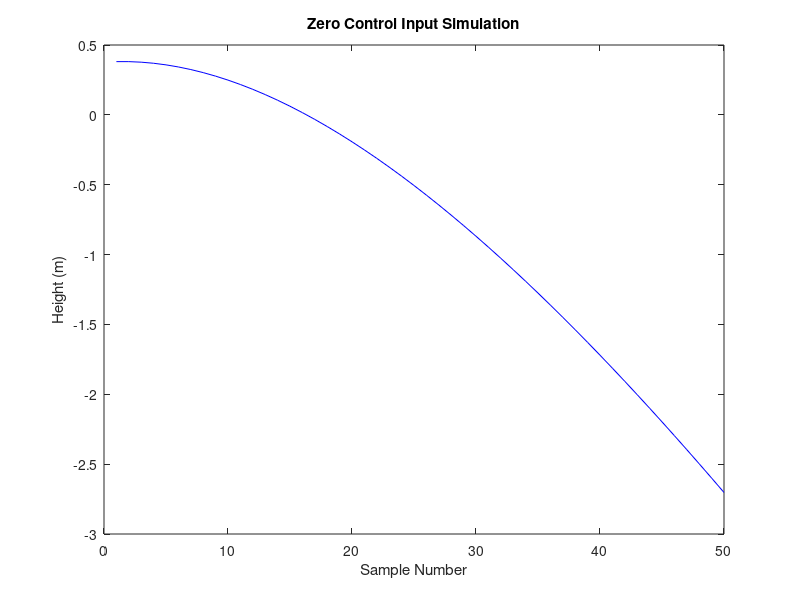
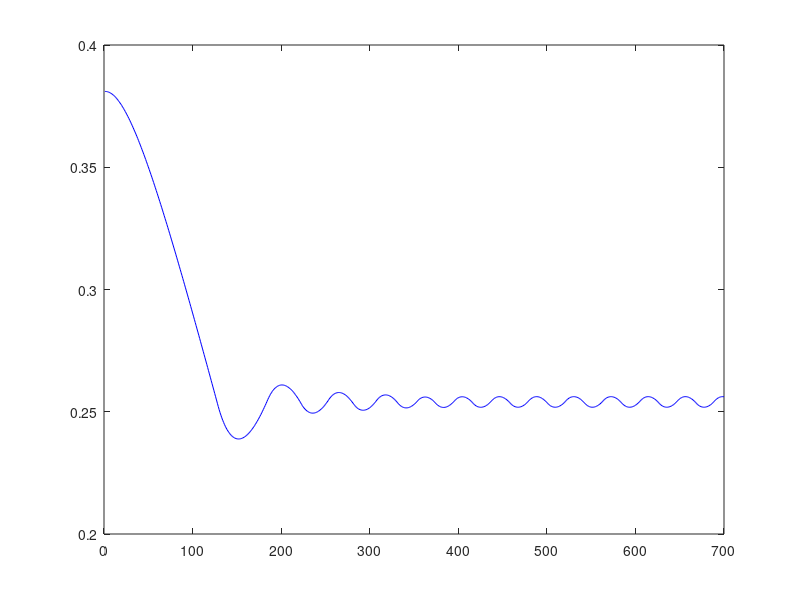

Reproduce these figures in MATLAB, in order. (Note: this script raises an error after producing the figures.)
%% Paramters

M = 0.0027; % mass (kg)
Cd = 0.5; % drag coefficient
p = 1.225; % air density (kg/m^3)
A = 1.26 * 10^-3; % cross sectional area (m^2)
g = 9.81; % acceleration due to gravity (m/s^2)
B = 0.5 * Cd * p * A; % beta constant
T = 0.02; % sampling period (s)

%% Zero Control Input

n = 50; % number of samples
x1 = zeros(1,n); % initialize velocity matrix
x2 = zeros(1,n); % initialize position matrix
x1(1) = 0; % start at rest
x2(1) = 0.381; % start at 0.381 m

% loop through number of samples
for i = 1:n-1
    x1(i+1) = x1(i) - g * T - (1/M) * 10 * B * x1(i) * T; % update velocity matrix
    x2(i+1) = x2(i) + x1(i) * T; % update position matrix
end

figure
plot(1:n, x2, 'b') % plot position 
title("Zero Control Input Simulation")
xlabel("Sample Number")
ylabel("Height (m)")

%% Relay Control 

n = 700; % number of samples
x1 = zeros(1,n); % initialize velocity matrix
x2 = zeros(1,n); % initialize position matrix
x1(1) = 0; % start at rest
x2(1) = 0.381; % start at 0.381 m

desired_height = 0.254; 
baseline = M * g; % baseline equal to weight
incremental = 0.01 * M * g; % incremental equal to 1% of weight
u = zeros(1,n-1); % initialize control input matrix

% loop through number of samples
for i = 1:n-1
    error = desired_height - x2(i); % calculate error
    
    % relay control logic
    if error > 0
        u(i) = baseline + incremental; % increase control input if below desired height
    else
        u(i) = baseline - incremental; % decrease control input if above desired height
    end

    x1(i+1) = x1(i) - g * T - (1/M) * 10 * B * x1(i) * T + (1/M) * u(i) * T; % update velocity matrix
    x2(i+1) = x2(i) + x1(i) * T; % update position matrix
end

figure
plot(1:n, x2, 'b') % plot position
ylim([0.2 0.4])
yline(desired_height, "r",'LineWidth', 2) % plot desired height line
ss = mean(x2(400:end)); % calculate steady state error
yline(ss, 'k') % plot steady state
peak = min(x2); % calculate peak overshoot
yline(peak, 'g') % plot peak overshoot line
% calculate and plot + or - 2% steady state 
ss_max = ss * 1.02;
ss_min = ss * 0.98;
yline(ss_max, 'k', 'Label', '+2')
yline(ss_min, 'k', 'Label', '-2', 'LabelVerticalAlignment','bottom')
title("Relay Control Simulation")
xlabel("Sample Number")
ylabel("Height (m)") 
legend("Height Reading", "Desired Height", "Steady State", "Peak Overshoot")

figure
plot(1:n-1, u) % plot control input 
yline(baseline, 'k', 'LineWidth', 2) % plot baseline line
ylim([0.026 0.027])
title("Relay Control Input Response")
xlabel("Sample Number")
ylabel("Control Input") 
legend("Control Input", "Baseline Control Input")

%% Relay Control with 99% Baseline

n = 700; % number of samples
x1 = zeros(1,n); % initialize velocity matrix
x2 = zeros(1,n); % initialize position matrix
x1(1) = 0; % start at rest
x2(1) = 0.381; % start at 0.381 m

desired_height = 0.254; 
baseline = 0.99* M * g; % baseline equal to 99% of weight
incremental = 0.01 * M * g; % incremental equal to 1% of weight
u = zeros(1,n-1); % initialize control input matrix

% loop through number of samples
for i = 1:n-1
    error = desired_height - x2(i); % calculate error
    
    % relay control logic
    if error > 0
        u(i) = baseline + incremental; % increase control input if below desired height
    else
        u(i) = baseline - incremental; % decrease control input if above desired height
    end

    x1(i+1) = x1(i) - g * T - (1/M) * 10 * B * x1(i) * T + (1/M) * u(i) * T; % update velocity matrix
    x2(i+1) = x2(i) + x1(i) * T; % update position matrix
end

figure
plot(1:n, x2, 'b') % plot position
ylim([0.1 0.4])
yline(desired_height, "r",'LineWidth', 2) % plot desired height line
ss = mean(x2(400:end)); % calculate steady state error
yline(ss, 'k') % plot steady state
peak = min(x2); % calculate peak overshoot
yline(peak, 'g') % plot peak overshoot line
% calculate and plot + or - 2% steady state 
ss_max = ss * 1.02;
ss_min = ss * 0.98;
yline(ss_max, 'k', 'Label', '+2')
yline(ss_min, 'k', 'Label', '-2', 'LabelVerticalAlignment','bottom')
title("Relay Control 99% Simulation")
xlabel("Sample Number")
ylabel("Height (m)") 
legend("Height Reading", "Desired Height", "Steady State", "Peak Overshoot")

figure
plot(1:n-1, u) % plot control input 
yline(baseline, 'k', 'LineWidth', 2) % plot baseline line
ylim([0.025 0.028])
title("Relay Control Input 99% Response")
xlabel("Sample Number")
ylabel("Control Input") 
legend("Control Input", "Baseline Control Input")

%% P Control 

n = 700; % number of samples
x1 = zeros(1,n); % initialize velocity matrix
x2 = zeros(1,n); % initialize position matrix
x1(1) = 0; % start at rest
x2(1) = 0.381; % start at 0.381 m

Kp = 0.01; % proportional gain
desired_height = 0.254;
baseline = M * g; % baseline equal to weight
u = zeros(1,n-1); % initialize control input matrix

% loop through number of samples
for i = 1:n-1
    error = desired_height - x2(i); % calculate error

    u(i) = baseline + Kp * error; % proportional control

    x1(i+1) = x1(i) - g * T - (1/M) * 10 * B * x1(i) * T + (1/M) * u(i) * T; % update velocity matrix
    x2(i+1) = x2(i) + x1(i) * T; % update position matrix
end

figure
plot(1:n, x2, 'b') % plot position
ylim([0.2 0.4])
yline(desired_height, "r",'LineWidth', 2) % plot desired height line
ss = mean(x2(500:end)); % calculate steady state error
yline(ss, 'k') % plot steady state
peak = min(x2); % calculate peak overshoot
yline(peak, 'g') % plot peak overshoot line
% calculate and plot + or - 2% steady state
ss_max = ss * 1.02;
ss_min = ss * 0.98;
yline(ss_max, 'k', 'Label', '+2')
yline(ss_min, 'k', 'Label', '-2', 'LabelVerticalAlignment','bottom')
title("P Control Simulation")
xlabel("Sample Number")
ylabel("Height (m)") 
legend("Height Reading", "Desired Height", "Steady State", "Peak Overshoot")

figure
plot(1:n-1, u) % plot control input 
yline(baseline, 'k', 'LineWidth', 2) % plot baseline line
ylim([0.025 0.03])
title("P Control Input Response")
xlabel("Sample Number")
ylabel("Control Input") 
legend("Control Input", "Baseline Control Input")

%% P Control with 90% Baseline

n = 700; % number of samples
x1 = zeros(1,n); % initialize velocity matrix
x2 = zeros(1,n); % initialize position matrix
x1(1) = 0; % start at rest
x2(1) = 0.381; % start at 0.381 m

Kp = 0.01; % proportional gain
desired_height = 0.254;
baseline = 0.9 * M * g; % baseline equal to 90% of weight
u = zeros(1,n-1); % initialize control input matrix

% loop through number of samples
for i = 1:n-1
    error = desired_height - x2(i); % calculate error

    u(i) = baseline + Kp * error; % proportional control

    x1(i+1) = x1(i) - g * T - (1/M) * 10 * B * x1(i) * T + (1/M) * u(i) * T; % update velocity matrix
    x2(i+1) = x2(i) + x1(i) * T; % update position matrix
end

figure
plot(1:n, x2, 'b') % plot position
ylim([-0.2 0.4])
yline(desired_height, "r",'LineWidth', 2) % plot desired height line
ss = mean(x2(500:end)); % calculate steady state error
yline(ss, 'k') % plot steady state
peak = min(x2); % calculate peak overshoot
yline(peak, 'g') % plot peak overshoot line
% calculate and plot + or - 2% steady state
ss_max = ss * 1.02;
ss_min = ss * 0.98;
yline(ss_max, 'k', 'Label', '+2')
yline(ss_min, 'k', 'Label', '-2', 'LabelVerticalAlignment','bottom')
title("P Control 90% Simulation")
xlabel("Sample Number")
ylabel("Height (m)") 
legend("Height Reading", "Desired Height", "Steady State", "Peak Overshoot")

figure
plot(1:n-1, u) % plot control input 
yline(baseline, 'k', 'LineWidth', 2) % plot baseline line
ylim([0.02 0.03])
title("P Control Input 90% Response")
xlabel("Sample Number")
ylabel("Control Input") 
legend("Control Input", "Baseline Control Input")

%% PI Control

n = 700; % number of samples
x1 = zeros(1,n); % initialize velocity matrix
x2 = zeros(1,n); % initialize position matrix
x1(1) = 0; % start at rest
x2(1) = 0.381; % start at 0.381 m

Kp = 0.1; % proportional gain
Ki = 0.05; % integral grain
dVi = zeros(1,n); % integral incremnt
desired_height = 0.254;
baseline = M * g; % baseline equal to weight
u = zeros(1,n-1); % initialize control input matrix

% loop through number of samples
for i = 2:n
    error = desired_height - x2(i-1); % calculate error

    dVp = Kp * error; % increment iaw proportional control
    dVi(i) = dVi(i-1) + Ki * error * 0.02; % increment iaw integral control 
    u(i-1) = baseline + dVp + dVi(i); % proportional and integral control

    x1(i) = x1(i-1) - g * T - (1/M) * 10 * B * x1(i-1) * T + (1/M) * u(i-1) * T; % update velocity matrix
    x2(i) = x2(i-1) + x1(i-1) * T; % update position matrix
end

figure
plot(1:n, x2, 'b') % plot position
%ylim([0.2 0.4])
yline(desired_height, "r",'LineWidth', 2) % plot desired height line
ss = mean(x2(600:end)); % calculate steady state error
yline(ss, 'k') % plot steady state
peak = min(x2); % calculate peak overshoot
yline(peak, 'g') % plot peak overshoot line
% calculate and plot + or - 2% steady state
ss_max = ss * 1.02;
ss_min = ss * 0.98;
yline(ss_max, 'k', 'Label', '+2')
yline(ss_min, 'k', 'Label', '-2', 'LabelVerticalAlignment','bottom')
title("PI Control Simulation")
xlabel("Sample Number")
ylabel("Height (m)") 
legend("Height Reading", "Desired Height", "Steady State", "Peak Overshoot")

figure
plot(1:n-1, u) % plot control input 
yline(baseline, 'k', 'LineWidth', 2) % plot baseline line
%ylim([0.025 0.03])
title("PI Control Input Response")
xlabel("Sample Number")
ylabel("Control Input") 
legend("Control Input", "Baseline Control Input")

%% PI Control with 90% Baseline

n = 700; % number of samples
x1 = zeros(1,n); % initialize velocity matrix
x2 = zeros(1,n); % initialize position matrix
x1(1) = 0; % start at rest
x2(1) = 0.381; % start at 0.381 m

Kp = 0.1; % proportional gain
Ki = 0.05; % integral grain
dVi = zeros(1,n); % integral incremnt
desired_height = 0.254;
baseline = 0.9 * M * g; % baseline equal to 90% of weight
u = zeros(1,n-1); % initialize control input matrix

% loop through number of samples
for i = 2:n
    error = desired_height - x2(i-1); % calculate error

    dVp = Kp * error; % increment iaw proportional control
    dVi(i) = dVi(i-1) + Ki * error * 0.02; % increment iaw integral control 
    u(i-1) = baseline + dVp + dVi(i); % proportional and integral control

    x1(i) = x1(i-1) - g * T - (1/M) * 10 * B * x1(i-1) * T + (1/M) * u(i-1) * T; % update velocity matrix
    x2(i) = x2(i-1) + x1(i-1) * T; % update position matrix
end

figure
plot(1:n, x2, 'b') % plot position
%ylim([0.2 0.4])
yline(desired_height, "r",'LineWidth', 2) % plot desired height line
ss = mean(x2(600:end)); % calculate steady state error
yline(ss, 'k') % plot steady state
peak = min(x2); % calculate peak overshoot
yline(peak, 'g') % plot peak overshoot line
% calculate and plot + or - 2% steady state
ss_max = ss * 1.02;
ss_min = ss * 0.98;
yline(ss_max, 'k', 'Label', '+2')
yline(ss_min, 'k', 'Label', '-2', 'LabelVerticalAlignment','bottom')
title("PI Control 90% Simulation")
xlabel("Sample Number")
ylabel("Height (m)") 
legend("Height Reading", "Desired Height", "Steady State", "Peak Overshoot")

figure
plot(1:n-1, u) % plot control input 
yline(baseline, 'k', 'LineWidth', 2) % plot baseline line
%ylim([0.025 0.03])
title("PI Control Input 90% Response")
xlabel("Sample Number")
ylabel("Control Input") 
legend("Control Input", "Baseline Control Input")

